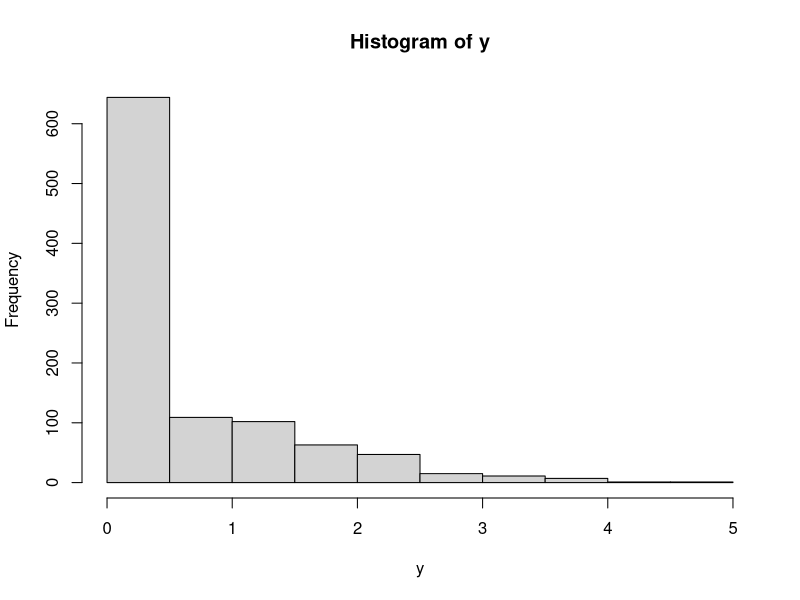

This chart was generated by the following R code:
#Tobit (type 1 Tobit)

library(AER) #Applied Econometrics with R

#the outcome variable is observed only if it is above or below a given threshold.

N <- 1000 #sample

u <- rnorm(N)
x <- - 1 + rnorm(N)
ystar <- 1 + x + u 
y <- ystar*(ystar > 0)
hist(y)

ols <- lm(y ~ x)
summary(ols)

tobit <- tobit(y ~ x,left=0,right=Inf,dist = "gaussian")

print (tobit)
